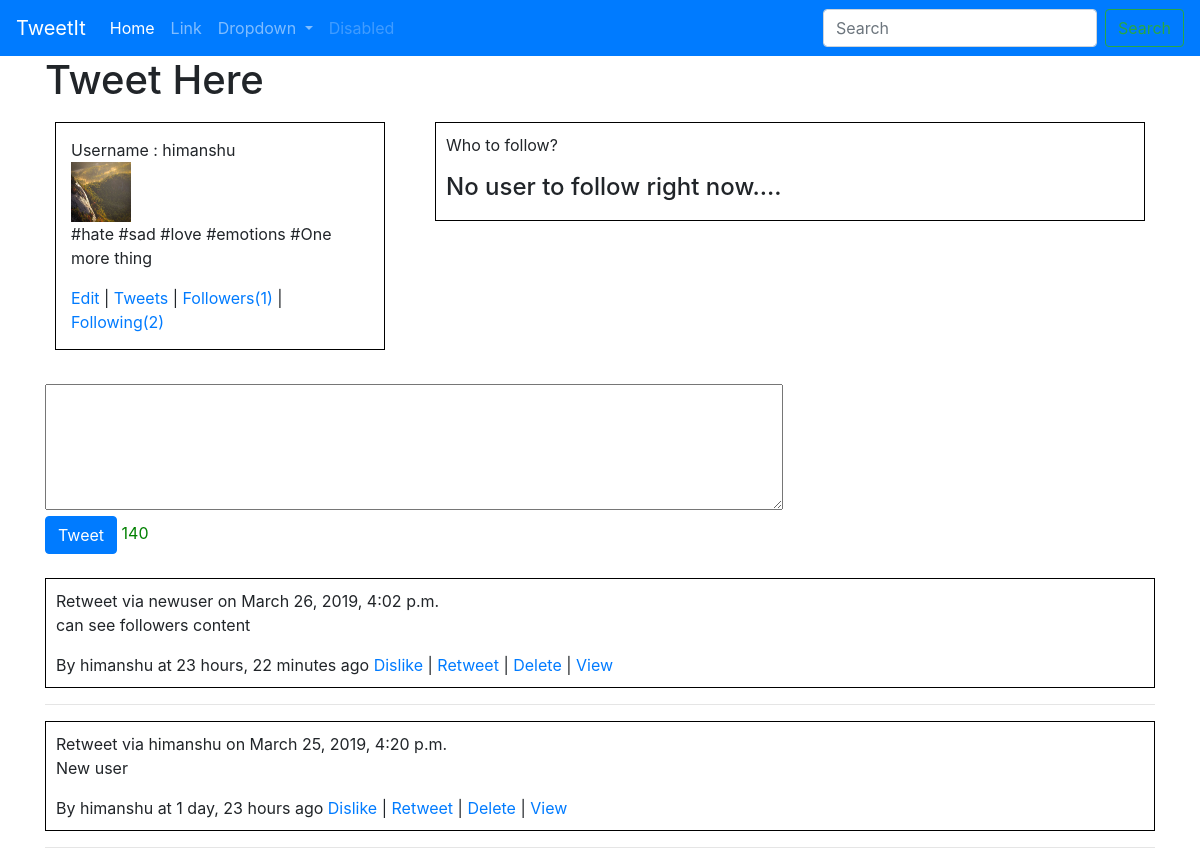
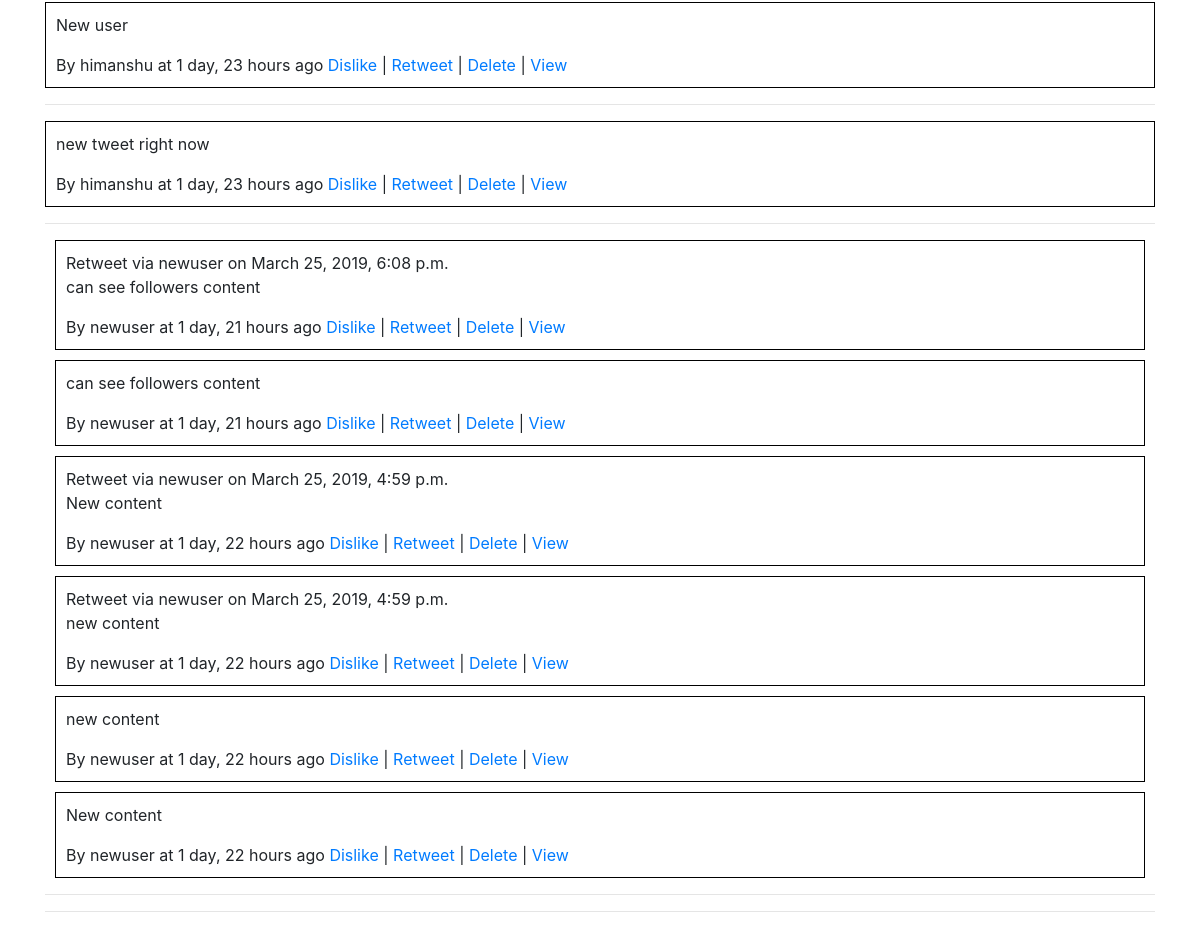
The app's page / (signed in) with its own data (2 pictures, top to bottom).
### users/models.py (models this page shows, shortened)
class Profile(models.Model):
	user = models.OneToOneField(User,on_delete=models.CASCADE)
	image = models.ImageField(default="default.jpg",upload_to='profile_pics')
	description = models.CharField(max_length=250)

### tweets/models.py (models this page shows, shortened)
class Tweet(models.Model):
	parent = models.ForeignKey("self",blank=True,null=True,on_delete=models.CASCADE)
	user = models.ForeignKey(User,on_delete=models.CASCADE)
	likes = models.ManyToManyField(User,related_name='likes',blank=True)
	content = models.CharField(max_length=140)
	date_posted = models.DateTimeField(auto_now=True)
	objects = TweetManager()

### tweets/views.py (the view)
# urls.py: path('',tweet,name="tweet"),
@login_required
def tweet(request):
	if request.method == "POST":
		content = request.POST.get('content')
		t = Tweet(content=content,user=request.user)
		t.save()
		return redirect('/')
	tweets = Tweet.objects.filter(user=request.user).order_by('-date_posted')
	following_user_tweet = []
	followings = []
	for x in request.user.follow_by.all():
		user = User.objects.get(id=x.follow_who_id)
		followings.append(user)
	print(followings)
	for user in followings:
		following_user_tweet.append(Tweet.objects.filter(user=user).order_by('-date_posted'))
	user_profile = User.objects.get(id=request.user.id)
	followers = Follow.objects.filter(follow_by=request.user)
	followers_id = []
	for i in followers:
		followers_id.append(i.follow_who.id)
	followers_id.append(request.user.id)
	other_users = User.objects.exclude(Q(id__in = followers_id))
	context = {
		'tweets':tweets,
		'user_profile': user_profile,
		'follow_users': other_users,
		'following_user_tweet':following_user_tweet
	}
	return render(request,'tweets/tweets.html',context)

### tweets/templates/tweets/tweets.html (shortened to what this page needs)
{% extends 'tweets/base.html' %}
{% load staticfiles %}
{% block content %}
	<h1>Tweet Here</h1>
	<div class="row">
		<div class="col-md-4">
			<div class="profile" style="border: 1px solid black; padding: 15px; margin: 10px;">
				Username : {{ user_profile.profile.user }}
				<br>
				<img src="{{ user_profile.profile.image.url }}" width="60" height="60">
				<br>
				<p>{{ user_profile.profile.description }}</p>
				<a href="{% url 'user-profile' user.id %}" >Edit</a> |
				<a href="">Tweets</a> |
				<a href="{% url 'user-followers' %}" >Followers({{ request.user.follow_who.count }})</a> |
				<a href="{% url 'user-following' %}" >Following({{ request.user.follow_by.count }})</a>
			</div>
		</div>
		<div class="col-md-8">
			<div class="follow-user" style="border: 1px solid black; margin: 10px; padding: 10px;">
				<p>Who to follow?</p>
				{% for user in follow_users %}
					<div class="user" style="margin: 10px; padding: 10px;">
						{{ user.username }}<br>
						<a href="{% url 'follow-user' user.id %}">Follow</a>
						| <a href="#">View Profile</a>
						<br>
					</div>
				{% empty %}
				<h4> No user to follow right now....</h4>
				{% endfor %}
			</div>
		</div>
	</div>
	<br>
	<form method="POST" class="mb-4" id="tweet-form">
	    <textarea rows="5" cols="70" name="content" id="textarea-content"></textarea><br>
	    <button class="btn btn-primary">Tweet</button>
	</form>
	{% for tweet in tweets %}
		<div class="tweet">
			{% if tweet.parent %}
				<div class="tweet-class" style="border: 1px solid black;padding: 10px;">
					<span>Retweet via {{ tweet.parent.user }} on {{ tweet.date_posted }}</span>
					<p>{{ tweet.content }}</p>
					By {{ tweet.user.username }} at {{ tweet.date_posted|timesince }} ago
					{% if user not in  tweet.likes.all %}
						<a href="{% url 'tweet-like' tweet.id %}">Like</a> |
					{% else %}
						<a href="{% url 'tweet-like' tweet.id %}">Dislike</a> |
					{% endif %}
					<a href="{% url 'tweet-retweet' tweet.id %}">Retweet</a> |
					<a href="{% url 'tweet-delete' tweet.id %}">Delete</a> |
					<a href="{% url 'detail-view' tweet.id %}">View</a>
				</div>
			{% else %}
				<div class="tweet-class" style="border: 1px solid black;padding: 10px;">
					<p>{{ tweet.content }}</p>
					By {{ tweet.user.username }} at {{ tweet.date_posted|timesince }} ago
					{% if user not in  tweet.likes.all %}
						<a href="{% url 'tweet-like' tweet.id %}">Like</a> |
					{% else %}
						<a href="{% url 'tweet-like' tweet.id %}">Dislike</a> |
					{% endif %}
					<a href="{% url 'tweet-retweet' tweet.id %}">Retweet</a> |
					<a href="{% url 'tweet-delete' tweet.id %}">Delete</a> |
					<a href="{% url 'detail-view' tweet.id %}">View</a>
				</div>
			{% endif %}
		</div>
		<hr>
		{% empty %}
			<p>No tweets right now...</p>
	{% endfor %}
	{% for tweet in following_user_tweet %}
		<div class="tweet">
			{% for x in tweet %}
				{% if x.parent %}
				<div class="tweet-class" style="border: 1px solid black;padding: 10px;margin: 10px;">
					<span>Retweet via {{ x.parent.user }} on {{ x.date_posted }}</span>
					<p>{{ x.content }}</p>
					By {{ x.user.username }} at {{ x.date_posted|timesince }} ago
					{% if user not in  x.likes.all %}
						<a href="{% url 'tweet-like' x.id %}">Like</a> |
					{% else %}
						<a href="{% url 'tweet-like' x.id %}">Dislike</a> |
					{% endif %}
					<a href="{% url 'tweet-retweet' x.id %}">Retweet</a> |
					<a href="{% url 'tweet-delete' x.id %}">Delete</a> |
					<a href="{% url 'detail-view' x.id %}">View</a>
				</div>
				{% else %}
				<div class="tweet-class" style="border: 1px solid black;padding: 10px;margin: 10px;">
					<p>{{ x.content }}</p>
					By {{ x.user.username }} at {{ x.date_posted|timesince }} ago
					{% if user not in  x.likes.all %}
						<a href="{% url 'tweet-like' x.id %}">Like</a> |
					{% else %}
						<a href="{% url 'tweet-like' x.id %}">Dislike</a> |
					{% endif %}
					<a href="{% url 'tweet-retweet' x.id %}">Retweet</a> |
					<a href="{% url 'tweet-delete' x.id %}">Delete</a> |
					<a href="{% url 'detail-view' x.id %}">View</a>
				</div>
				{% endif %}
			{% endfor %}
		</div>
		<hr>
	{% endfor %}
{% endblock content %}

### records on screen
Tweet: parent.user "newuser", date_posted "March 26, 2019, 4:02 p.m.", content "can see followers content", user.username "himanshu", date_posted "23 hours, 22 minutes", shows "Dislike"
Tweet: parent.user "himanshu", date_posted "March 25, 2019, 4:20 p.m.", content "New user", user.username "himanshu", date_posted "1 day, 23 hours", shows "Dislike"
Tweet: content "New user", user.username "himanshu", date_posted "1 day, 23 hours", shows "Dislike"
Tweet: content "new tweet right now", user.username "himanshu", date_posted "1 day, 23 hours", shows "Dislike"
Tweet: parent.user "newuser", date_posted "March 25, 2019, 6:08 p.m.", content "can see followers content", user.username "newuser", date_posted "1 day, 21 hours", shows "Dislike"
Tweet: content "can see followers content", user.username "newuser", date_posted "1 day, 21 hours", shows "Dislike"
Tweet: parent.user "newuser", date_posted "March 25, 2019, 4:59 p.m.", content "New content", user.username "newuser", date_posted "1 day, 22 hours", shows "Dislike"
Tweet: parent.user "newuser", date_posted "March 25, 2019, 4:59 p.m.", content "new content", user.username "newuser", date_posted "1 day, 22 hours", shows "Dislike"
Tweet: content "new content", user.username "newuser", date_posted "1 day, 22 hours", shows "Dislike"
Tweet: content "New content", user.username "newuser", date_posted "1 day, 22 hours", shows "Dislike"

### other values on screen
{{ user_profile.profile.user }} "himanshu"
{{ user_profile.profile.description }} "#hate #sad #love #emotions #One more thing"
{{ request.user.follow_who.count }} "1"
{{ request.user.follow_by.count }} "2"
